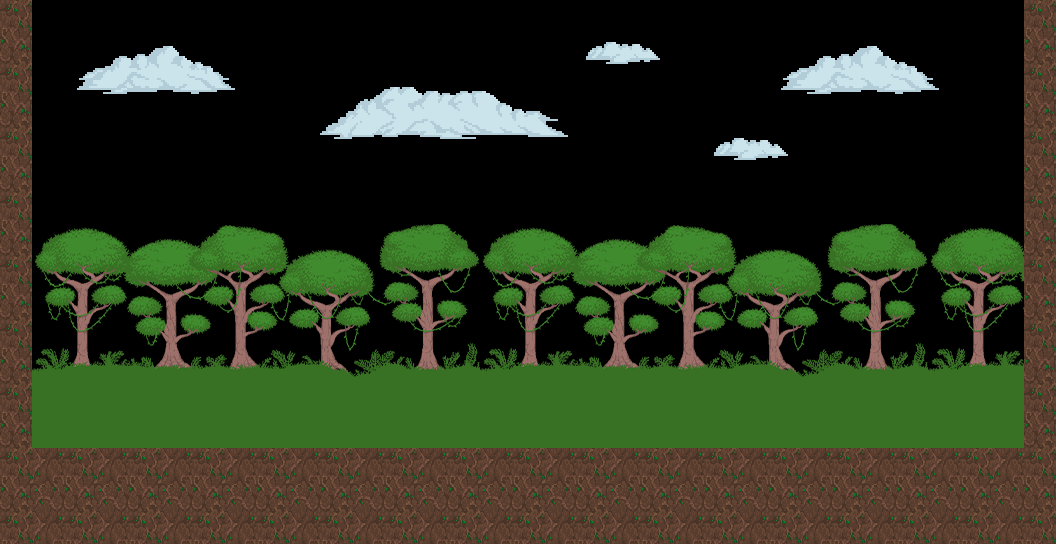

Tiled map render using the project's own tile images. Description and the whole map definition, tile-layer contents included, below:
An orthogonal 33x17 tile map with 32x32 px tiles, 2 tile layers (Graphics, Deco), 2 tilesets and 5 objects.

<map version="1.4" tiledversion="1.4.1" orientation="orthogonal" renderorder="right-down" width="33" height="17" tilewidth="32" tileheight="32" infinite="0" nextlayerid="11" nextobjectid="6">
 <tileset firstgid="1" name="bloques" tilewidth="32" tileheight="32" tilecount="576" columns="64">
  <image source="bloques.png" width="2048" height="296" />
 </tileset>
 <tileset firstgid="577" name="plantas" tilewidth="32" tileheight="32" tilecount="1024" columns="32">
  <image source="plantas.png" width="1024" height="1024" />
 </tileset>
 <layer id="1" name="Graphics" width="33" height="17">
  <data encoding="csv">
0,0,0,0,0,0,0,0,0,0,0,0,0,0,0,0,0,0,0,0,0,0,0,0,0,0,0,0,0,0,0,0,0,
0,0,0,0,0,0,0,0,0,0,0,0,0,0,0,0,0,0,0,0,0,0,0,0,0,0,0,0,0,0,0,0,0,
0,0,0,0,0,0,0,0,0,0,0,0,0,0,0,0,0,0,0,0,0,0,0,0,0,0,0,0,0,0,0,0,0,
0,0,0,0,0,0,0,0,0,0,0,0,0,0,0,0,0,0,0,0,0,0,0,0,0,0,0,0,0,0,0,0,0,
0,0,0,0,0,0,0,0,0,0,0,0,0,0,0,0,0,0,0,0,0,0,0,0,0,0,0,0,0,0,0,0,0,
0,0,0,0,0,0,0,0,0,0,0,0,0,0,0,0,0,0,0,0,0,0,0,0,0,0,0,0,0,0,0,0,0,
0,0,0,0,0,0,0,0,0,0,0,0,0,0,0,0,0,0,0,0,0,0,0,0,0,0,0,0,0,0,0,0,0,
0,0,0,0,0,0,0,0,0,0,0,0,0,0,0,0,0,0,0,0,0,0,0,0,0,0,0,0,0,0,0,0,0,
0,0,0,0,0,0,0,0,0,0,0,0,0,0,0,0,0,0,0,0,0,0,0,0,0,0,0,0,0,0,0,0,0,
0,0,0,0,0,0,0,0,0,0,0,0,0,0,0,0,0,0,0,0,0,0,0,0,0,0,0,0,0,0,0,0,0,
0,0,0,0,0,0,0,0,0,0,0,0,0,0,0,0,0,0,0,0,0,0,0,0,0,0,0,0,0,0,0,0,0,
0,0,0,0,0,0,0,0,0,0,0,0,0,0,0,0,0,0,0,0,0,0,0,0,0,0,0,0,0,0,0,0,0,
0,0,0,0,0,0,0,0,0,0,0,0,0,0,0,0,0,0,0,0,0,0,0,0,0,0,0,0,0,0,0,0,0,
0,0,0,0,0,0,0,0,0,0,0,0,0,0,0,0,0,0,0,0,0,0,0,0,0,0,0,0,0,0,0,0,0,
0,0,0,0,0,0,0,0,0,0,0,0,0,0,0,0,0,0,0,0,0,0,0,0,0,0,0,0,0,0,0,0,0,
0,0,0,0,0,0,0,0,0,0,0,0,0,0,0,0,0,0,0,0,0,0,0,0,0,0,0,0,0,0,0,0,0,
0,0,0,0,0,0,0,0,0,0,0,0,0,0,0,0,0,0,0,0,0,0,0,0,0,0,0,0,0,0,0,0,0
</data>
 </layer>
 <layer id="3" name="Deco" width="33" height="17">
  <data encoding="csv">
3,0,0,0,0,0,0,0,0,0,0,0,0,0,0,0,0,0,0,0,0,0,0,0,0,0,0,0,0,0,0,0,3,
67,0,129,130,131,132,133,134,0,0,0,0,0,0,0,0,0,0,457,458,459,0,0,0,129,130,131,132,133,134,0,0,67,
3,0,193,194,195,196,197,198,0,0,321,322,323,324,325,326,327,328,0,0,0,0,0,0,193,194,195,196,197,198,0,0,3,
67,0,0,0,0,0,0,0,0,0,385,386,387,388,389,390,391,392,0,0,0,0,0,0,0,0,0,0,0,0,0,0,67,
3,0,0,0,0,0,0,0,0,0,449,450,451,452,453,454,455,456,0,0,0,0,457,458,459,0,0,0,0,0,0,0,3,
67,0,0,0,0,0,0,0,0,0,0,0,0,0,0,0,0,0,0,0,0,0,0,0,0,0,0,0,0,0,0,0,67,
3,0,0,0,0,0,0,0,0,0,0,0,0,0,0,0,0,0,0,0,0,0,0,0,0,0,0,0,0,0,0,0,3,
67,141,142,143,144,145,146,147,148,149,150,151,152,153,154,141,142,143,144,145,146,147,148,149,150,151,152,153,154,141,142,143,67,
3,205,206,207,208,209,210,211,212,213,214,215,216,217,218,205,206,207,208,209,210,211,212,213,214,215,216,217,218,205,206,207,3,
67,269,270,271,272,273,274,275,276,277,278,279,280,281,282,269,270,271,272,273,274,275,276,277,278,279,280,281,282,269,270,271,67,
3,333,334,335,336,337,338,339,340,341,342,343,344,345,346,333,334,335,336,337,338,339,340,341,342,343,344,345,346,333,334,335,3,
67,397,398,399,400,401,402,403,404,405,406,407,408,409,410,397,398,399,400,401,402,403,404,405,406,407,408,409,410,397,398,399,67,
3,461,462,463,464,465,466,467,468,469,470,471,472,473,474,461,462,463,464,465,466,467,468,469,470,471,472,473,474,461,462,463,3,
67,525,526,527,528,529,530,531,532,533,534,535,536,537,538,525,526,527,528,529,530,531,532,533,534,535,536,537,538,525,526,527,67,
3,4,3,4,3,4,3,4,3,4,3,4,3,4,3,4,3,4,3,4,3,4,3,4,3,4,3,4,3,4,3,4,3,
67,68,67,68,67,68,67,68,67,68,67,68,67,68,67,68,67,68,67,68,67,68,67,68,67,68,67,68,67,68,67,68,67,
3,4,3,4,3,4,3,4,3,4,3,4,3,4,3,4,3,4,3,4,3,4,3,4,3,4,3,4,3,4,3,4,3
</data>
 </layer>
 <objectgroup id="2" name="Ground [2]">
  <object id="1" x="0" y="448.004" width="1055.92" height="95.9999" />
  <object id="2" x="1023.99" y="0.057971" width="32.0078" height="447.939" />
  <object id="3" x="-1.77636e-15" y="-0.123847" width="32" height="448.119" />
 </objectgroup>
 <objectgroup id="4" name="Little Mob [3]" />
 <objectgroup id="5" name="Big Mob [4]" />
 <objectgroup id="6" name="Tree [5]" />
 <objectgroup id="7" name="Bush [6]" />
 <objectgroup id="8" name="Monster [7]" />
 <objectgroup id="9" name="Villager [8]">
  <object id="5" x="800.012" y="416.001" width="31.9878" height="31.9995" />
 </objectgroup>
 <objectgroup id="10" name="Player [9]">
  <object id="4" x="192" y="416" width="32.0217" height="31.9565" />
 </objectgroup>
</map>
